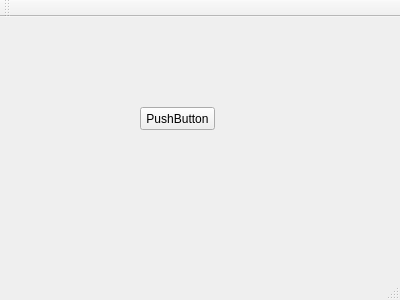
<?xml version="1.0" encoding="UTF-8"?>
<ui version="4.0">
 <class>MainWindow</class>
 <widget class="QMainWindow" name="MainWindow">
  <property name="geometry">
   <rect>
    <x>0</x>
    <y>0</y>
    <width>400</width>
    <height>300</height>
   </rect>
  </property>
  <property name="windowTitle">
   <string>MainWindow</string>
  </property>
  <widget class="QWidget" name="centralWidget">
   <widget class="QPushButton" name="pushButton">
    <property name="geometry">
     <rect>
      <x>140</x>
      <y>90</y>
      <width>75</width>
      <height>23</height>
     </rect>
    </property>
    <property name="text">
     <string>PushButton</string>
    </property>
   </widget>
  </widget>
  <widget class="QMenuBar" name="menuBar">
   <property name="geometry">
    <rect>
     <x>0</x>
     <y>0</y>
     <width>400</width>
     <height>18</height>
    </rect>
   </property>
  </widget>
  <widget class="QToolBar" name="mainToolBar">
   <attribute name="toolBarArea">
    <enum>TopToolBarArea</enum>
   </attribute>
   <attribute name="toolBarBreak">
    <bool>false</bool>
   </attribute>
  </widget>
  <widget class="QStatusBar" name="statusBar"/>
 </widget>
 <layoutdefault spacing="6" margin="11"/>
 <resources/>
 <connections/>
</ui>
